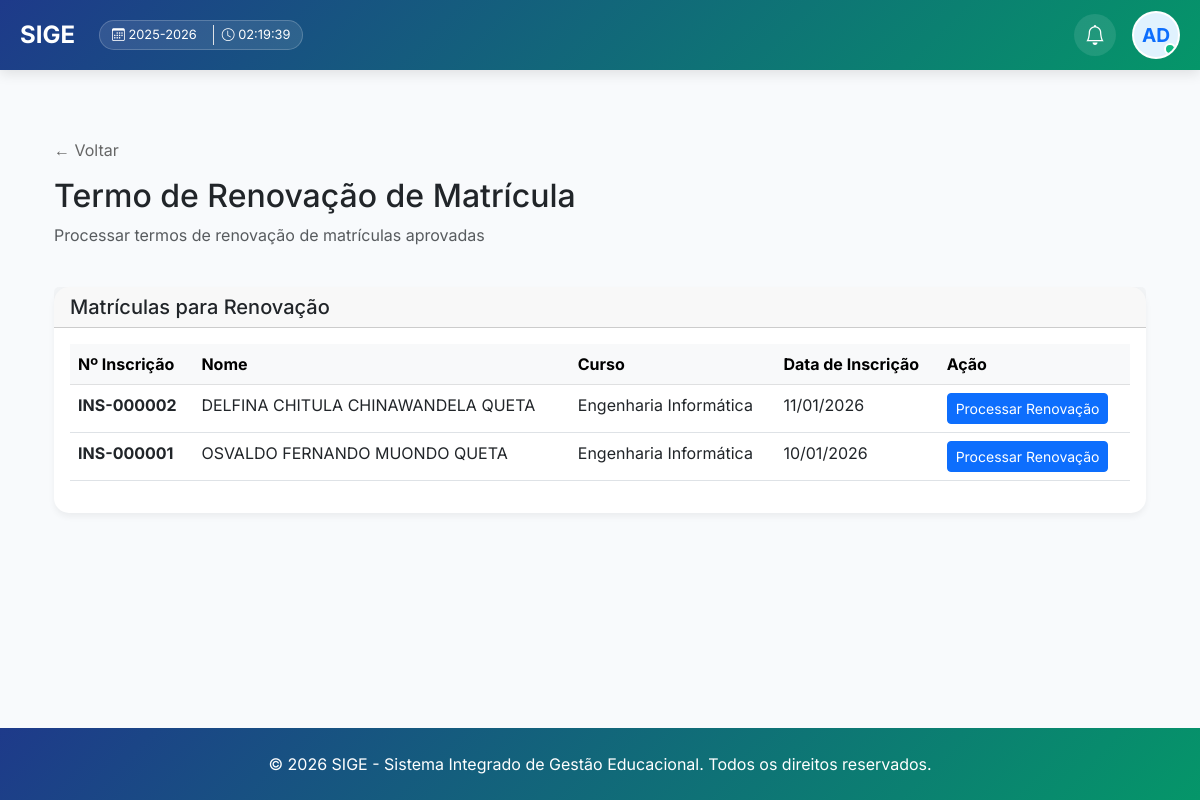
The page /termo-renovacao/ (signed in) on the database as committed earlier.
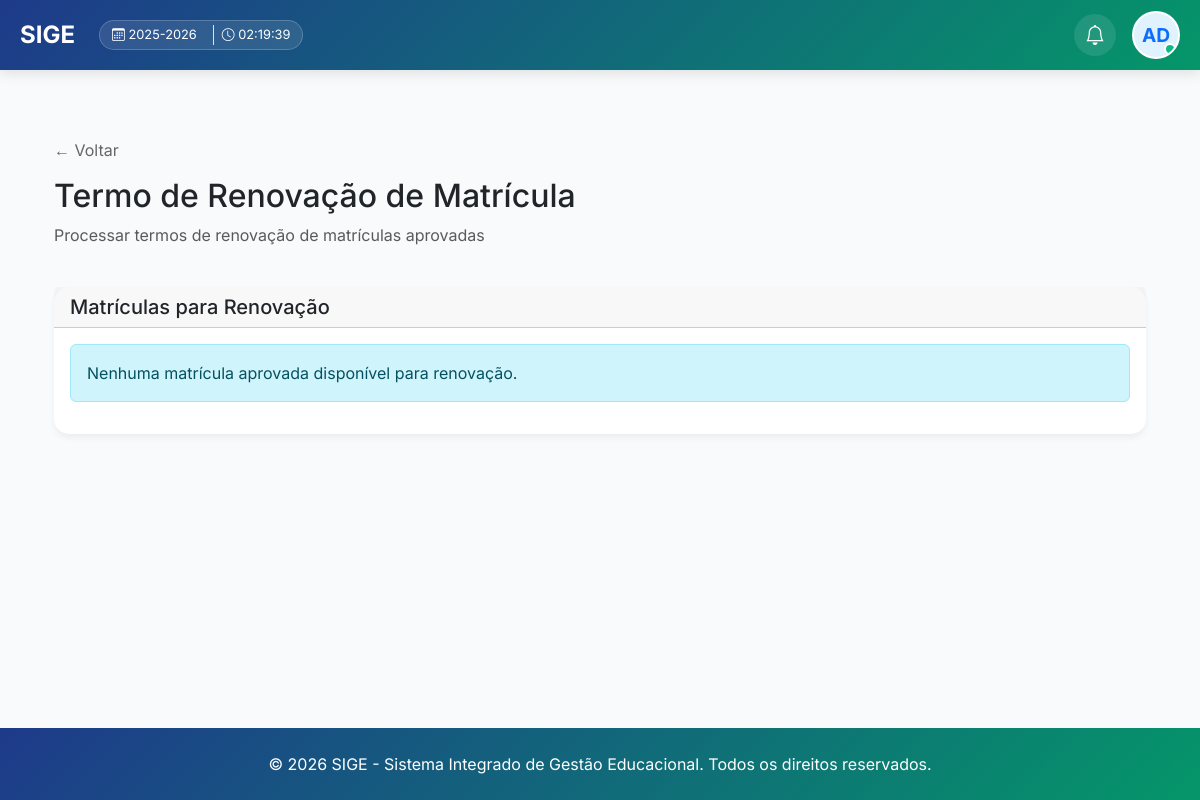
The same page on the database as committed later.
### core/models.py (models this page shows, shortened)
class Inscricao(models.Model):
    TURNO_CHOICES = [
        ('M', 'Manhã'),
        ('T', 'Tarde'),
        ('N', 'Noite'),
    ]
    ESTADO_CIVIL_CHOICES = [
        ('S', 'Solteiro(a)'),
        ('C', 'Casado(a)'),
        ('D', 'Divorciado(a)'),
        ('V', 'Viúvo(a)'),
    ]
    numero_inscricao = models.CharField(max_length=20, unique=True, blank=True, verbose_name="Número de Inscrição")
    curso = models.ForeignKey(Curso, on_delete=models.CASCADE, related_name='inscricoes', verbose_name="Curso")
    primeiro_nome = models.CharField(max_length=50, verbose_name="Primeiro Nome", default="")
    nomes_meio = models.CharField(max_length=100, verbose_name="Nomes do Meio", blank=True, default="")
    apelido = models.CharField(max_length=50, verbose_name="Apelido", default="")
    foto = models.ImageField(upload_to='estudantes/fotos/', blank=True, null=True, verbose_name="Foto do Estudante")
    data_nascimento = models.DateField(verbose_name="Data de Nascimento")
    local_nascimento = models.CharField(max_length=200, verbose_name="Local de Nascimento", default="Luanda")
    nacionalidade = models.CharField(max_length=100, verbose_name="Nacionalidade", default="Angolana")
    bilhete_identidade = models.CharField(max_length=50, verbose_name="Número do Bilhete de Identidade")
    data_validade_bi = models.DateField(verbose_name="Data de Validade do BI", null=True, blank=True)
    sexo = models.CharField(max_length=1, choices=[('M', 'Masculino'), ('F', 'Feminino')], verbose_name="Sexo")
    estado_civil = models.CharField(max_length=1, choices=ESTADO_CIVIL_CHOICES, default='S', verbose_name="Estado Civil")
    endereco = models.TextField(verbose_name="Endereço Completo")
    telefone = models.CharField(max_length=20, verbose_name="Telefone")
    email = models.EmailField(verbose_name="Email", blank=True, null=True)
    STATUS_INSCRICAO_CHOICES = [
        ('submetida', 'Submetida'),
        ('em_analise', 'Em Análise'),
        ('aprovada', 'Aprovada'),
        ('rejeitada', 'Rejeitada'),
    ]
    status_inscricao = models.CharField(
        max_length=20,
        choices=STATUS_INSCRICAO_CHOICES,
        default='submetida',
        verbose_name="Estado da Inscrição"
    )
    user = models.ForeignKey(User, on_delete=models.SET_NULL, null=True, blank=True, verbose_name="Usuário de Acesso")
    ano_academico = models.ForeignKey(AnoAcademico, on_delete=models.SET_NULL, null=True, blank=True, verbose_name="Ano Académico")
    periodo_lectivo = models.ForeignKey(PeriodoLectivo, on_delete=models.SET_NULL, null=True, blank=True, verbose_name="Período Lectivo")
    criado_por = models.ForeignKey(User, on_delete=models.SET_NULL, null=True, blank=True, related_name='inscricoes_criadas', verbose_name="Registado por")
    arquivo_bi = models.FileField(
        upload_to='estudantes/documentos/bi/',
        blank=True,
        null=True,
        verbose_name="Cópia do BI (PDF ou Imagem)",
        help_text="Tamanho máximo: 5MB"
    )
    arquivo_certificado = models.FileField(
        upload_to='estudantes/documentos/certificados/',
        blank=True,
        null=True,
        verbose_name="Certificado/Habilitação (PDF ou Imagem)",
        help_text="Tamanho máximo: 5MB"
    )
    data_cadastro = models.DateTimeField(default=timezone.now, verbose_name="Data de Cadastro")
    status = models.CharField(max_length=20, default='Ativo', verbose_name="Status")
    matricula_bloqueada = models.BooleanField(default=False, verbose_name="Matrícula Bloqueada?")
    escola = models.ForeignKey(Escola, on_delete=models.SET_NULL, null=True, blank=True, related_name='inscricoes', verbose_name="Última Escola Frequentada")
    ano_conclusao = models.CharField(max_length=4, verbose_name="Ano de Conclusão", default="2024")
    certificados_obtidos = models.TextField(verbose_name="Certificados/Diplomas Obtidos", blank=True, default="")
    historico_escolar = models.TextField(verbose_name="Notas/Histórico Escolar", blank=True, default="")
    turno_preferencial = models.CharField(max_length=1, choices=TURNO_CHOICES, verbose_name="Turno Preferencial", default='M')
    METODO_PAGAMENTO_CHOICES = [
        ('referencia', 'Referência Bancária'),
        ('multicaixa', 'Multicaixa (Transferência/Depósito)'),
    ]
    metodo_pagamento = models.CharField(max_length=20, choices=METODO_PAGAMENTO_CHOICES, default='multicaixa', verbose_name="Método de Pagamento")
    comprovativo_pagamento = models.FileField(upload_to='estudantes/pagamentos/', blank=True, null=True, verbose_name="Comprovativo de Pagamento")
    hash_seguranca = models.CharField(max_length=64, blank=True, editable=False, verbose_name="Hash de Segurança")
    numero_comprovante = models.CharField(max_length=100, verbose_name="Número do Comprovante/Boleto", blank=True)
    responsavel_financeiro_nome = models.CharField(max_length=200, verbose_name="Nome do Responsável Financeiro", blank=True)
    responsavel_financeiro_telefone = models.CharField(max_length=20, verbose_name="Telefone do Responsável Financeiro", blank=True)
    responsavel_financeiro_relacao = models.CharField(max_length=100, verbose_name="Relação com o Estudante", blank=True)
    responsavel_legal_nome = models.CharField(max_length=200, blank=True, verbose_name="Nome do Contacto")
    responsavel_legal_vinculo = models.CharField(max_length=100, blank=True, verbose_name="Grau/Vínculo")
    responsavel_legal_telefone = models.CharField(max_length=20, blank=True, verbose_name="Telefone")
    responsavel_pedagogico_nome = models.CharField(max_length=200, blank=True, verbose_name="Nome do Responsável Pedagógico")
    responsavel_pedagogico_vinculo = models.CharField(max_length=100, blank=True, verbose_name="Grau/Vínculo Pedagógico")
    responsavel_pedagogico_telefone = models.CharField(max_length=20, blank=True, verbose_name="Telefone Pedagógico")
    receber_emails_sistema = models.BooleanField(default=True, verbose_name="Deseja receber emails do sistema?")
    nota_teste = models.DecimalField(
        max_digits=4,
        decimal_places=2,
        null=True,
        blank=True,
        validators=[MinValueValidator(0.00), MaxValueValidator(20.00)],
        verbose_name="Nota do Teste (0-20)"
    )
    aprovado = models.BooleanField(default=False, verbose_name="Aprovado")
    data_inscricao = models.DateTimeField(auto_now_add=True, verbose_name="Data de Inscrição")
    data_resultado = models.DateTimeField(null=True, blank=True, verbose_name="Data do Resultado")
    class Meta:
        verbose_name = "Inscrição"
        verbose_name_plural = "Inscrições"
        ordering = ['-data_inscricao']
    @property
    def nome_completo(self):
        nomes = [self.primeiro_nome, self.nomes_meio, self.apelido]
        return " ".join(filter(None, nomes))

class Curso(models.Model):
    GRAU_CHOICES = [
        ('licenciatura', 'Licenciatura'),
        ('mestrado', 'Mestrado'),
        ('doutoramento', 'Doutoramento'),
        ('especialidade', 'Especialidade'),
    ]
    REGIME_CHOICES = [
        ('diurno', 'Diurno'),
        ('pos-laboral', 'Pós-Laboral'),
    ]
    MODALIDADE_CHOICES = [
        ('presencial', 'Presencial'),
        ('semipresencial', 'Semipresencial'),
        ('ead', 'EAD'),
    ]
    DURACAO_CHOICES = [
        (3, '3 meses'),
        (6, '6 meses'),
        (12, '1 ano'),
        (24, '2 anos'),
        (36, '3 anos'),
        (48, '4 anos'),
        (60, '5 anos'),
    ]
    codigo = models.CharField(max_length=50, unique=True, default="CURSO", verbose_name="Código do Curso")
    nome = models.CharField(max_length=200, verbose_name="Nome do Curso")
    grau = models.CharField(max_length=20, choices=GRAU_CHOICES, default='licenciatura', verbose_name="Grau")
    regime = models.CharField(max_length=20, choices=REGIME_CHOICES, default='diurno', verbose_name="Regime")
    modalidade = models.CharField(max_length=20, choices=MODALIDADE_CHOICES, default='presencial', verbose_name="Modalidade")
    descricao = models.TextField(blank=True, verbose_name="Descrição")
    vagas = models.PositiveIntegerField(verbose_name="Número de Vagas")
    duracao_meses = models.PositiveIntegerField(
        choices=DURACAO_CHOICES,
        default=12,
        verbose_name="Duração"
    )
    nota_minima = models.DecimalField(
        max_digits=4,
        decimal_places=2,
        default=10.00,
        validators=[MinValueValidator(10.00), MaxValueValidator(20.00)],
        verbose_name="Nota Mínima para Aprovação"
    )
    requer_prerequisitos = models.BooleanField(default=False, verbose_name="Requer Pré-requisitos")
    ativo = models.BooleanField(default=True, verbose_name="Ativo")
    data_criacao = models.DateTimeField(auto_now_add=True)
    data_atualizacao = models.DateTimeField(auto_now=True)
    class Meta:
        verbose_name = "Curso"
        verbose_name_plural = "Cursos"
        ordering = ['nome']

### core/views.py (the view, shortened to what this page needs)
# urls.py: path('termo-renovacao/', views.termo_renovacao, name='termo_renovacao'),
@login_required
def termo_renovacao(request):
    inscricoes_aprovadas = Inscricao.objects.filter(aprovado=True).select_related('curso')
    context = {'inscricoes': inscricoes_aprovadas}
    return render(request, 'core/termo_renovacao_view.html', context)

### core/context_processors.py (called while the page is built)
def subscricao_context(request):
    if not request.user.is_authenticated:
        return {}
    subscricao = Subscricao.objects.filter(estado__in=['ativo', 'teste']).first()
    return {'subscricao': subscricao}

def global_academic_context(request):
    config = ConfiguracaoEscola.objects.first()
    context = {
        'config': config
    }
    if request.user.is_authenticated:
        ano_atual = AnoAcademico.objects.filter(ano_atual=True).first()
        semestre_atual = None
        if ano_atual:
            semestre_atual = ano_atual.semestres.filter(ativo=True).first()
        perfil = PerfilUsuario.objects.filter(user=request.user).first()
        context.update({
            'ano_atual': ano_atual,
            'semestre_atual': semestre_atual,
            'user_perfil': perfil
        })
    return context

### core/models.py (called while the page is built)
    def __str__(self):
        return self.codigo

### core/templates/core/termo_renovacao_view.html (shortened to what this page needs)
{% extends 'core/base.html' %}
{% block content %}
<div class="container my-5">
    <a href="{% url 'matricula' %}" style="text-decoration: none; color: #666; margin-bottom: 15px; display: inline-block;">← Voltar</a>
    <div class="row mb-4">
        <div class="col-md-12">
            <h2>Termo de Renovação de Matrícula</h2>
            <p class="text-muted">Processar termos de renovação de matrículas aprovadas</p>
        </div>
    </div>
    <div class="card">
        <div class="card-header">
            <h5 class="mb-0">Matrículas para Renovação</h5>
        </div>
        <div class="card-body">
            {% if inscricoes %}
                <div class="table-responsive">
                    <table class="table table-hover">
                        <thead class="table-light">
                            <tr>
                                <th>Nº Inscrição</th>
                                <th>Nome</th>
                                <th>Curso</th>
                                <th>Data de Inscrição</th>
                                <th>Ação</th>
                            </tr>
                        </thead>
                        <tbody>
                            {% for inscricao in inscricoes %}
                                <tr>
                                    <td><strong>{{ inscricao.numero_inscricao }}</strong></td>
                                    <td>{{ inscricao.nome_completo }}</td>
                                    <td>{{ inscricao.curso.nome }}</td>
                                    <td>{{ inscricao.data_inscricao|date:"d/m/Y" }}</td>
                                    <td>
                                        <form method="POST" style="display: inline;">
                                            <button type="submit" class="btn btn-sm btn-primary">
                                                Processar Renovação
                                            </button>
                                        </form>
                                    </td>
                                </tr>
                            {% endfor %}
                        </tbody>
                    </table>
                </div>
            {% else %}
                <div class="alert alert-info">
                    <p class="mb-0">Nenhuma matrícula aprovada disponível para renovação.</p>
                </div>
            {% endif %}
        </div>
    </div>
</div>
{% endblock %}

Rows that differ between the two databases and show on the page:
no longer on this page (row edited): Inscricao: numero_inscricao "INS-000002", nome_completo "DELFINA CHITULA CHINAWANDELA QUETA", curso.nome "Engenharia Informática", data_inscricao "11/01/2026"
no longer on this page (row edited): Inscricao: numero_inscricao "INS-000001", nome_completo "OSVALDO FERNANDO MUONDO QUETA", curso.nome "Engenharia Informática", data_inscricao "10/01/2026"
Other text that changed with them:
text no longer shown: "Nº Inscrição Nome Curso Data de Inscrição Ação"
text now shown: "Nenhuma matrícula aprovada disponível para renovação."
